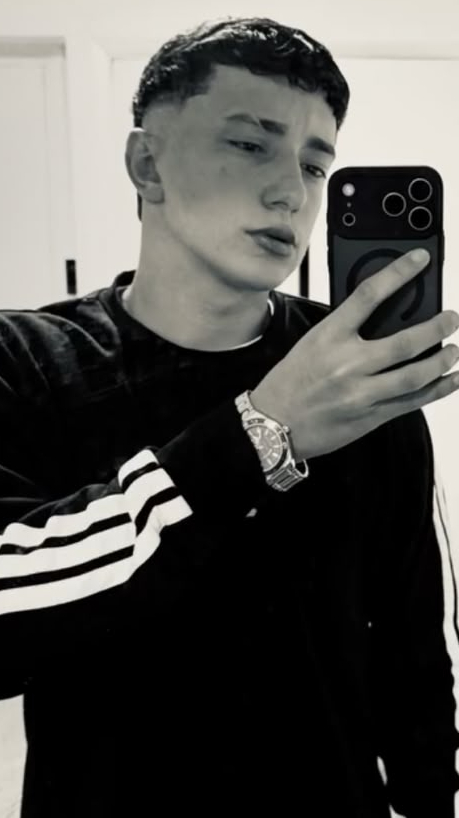
#> input picture assets/caras/extravirgen2.jpeg, 459 x 818 px, found by its file name
$ python extravirgen.py
#> lines starting #> are read from the running program, lines starting #| are printed output that depends on the picture
"""El Extravirgen (el preso que conocés en el C.O.M.C.A.R.): la cara de su foto de frente (la blanco y
negro, assets/caras/extravirgen2.jpeg), de las cejas al mentón, coloreada con su tono de piel (el de
la otra foto). Todo acá, sin servicios externos.

    python3 herramientas/extravirgen.py [carpeta de salida, por defecto prueba/assets]
"""
import sys
import numpy as np
from PIL import Image, ImageOps, ImageFilter

SAL = sys.argv[1] if len(sys.argv) > 1 else 'prueba/assets'
g = ImageOps.grayscale(Image.open('assets/caras/extravirgen2.jpeg')).crop((136, 70, 312, 246)).resize((256, 256), Image.LANCZOS)
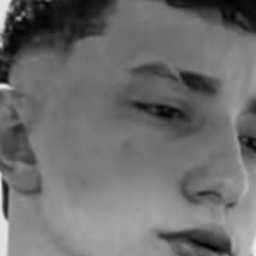
#> g: PIL image 256x256 L; min 1, max 234, mean 109.5
L = np.asarray(ImageOps.autocontrast(g, cutoff=1), np.float32) / 255
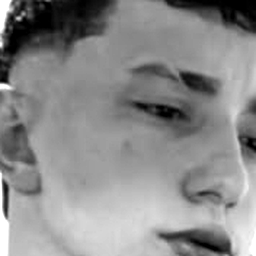
#> L: shape (256, 256) float32; min 0, max 1, mean 0.544
# Del negro (pelo, sombras) al tono de su piel en las luces.
sombra = np.array([28, 20, 16], np.float32)
piel = np.array([224, 178, 150], np.float32)
rgb = sombra + (piel - sombra) * L[..., None] ** 0.9
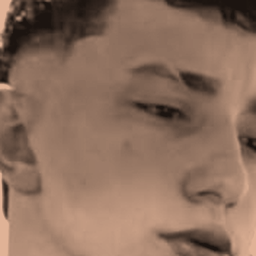
#> rgb: shape (256, 256, 3) float32; mean of channels 0, 1, 2 140.4, 110.6, 92.8; drawn as R, G, B
Image.fromarray(rgb.clip(0, 255).astype(np.uint8)).filter(ImageFilter.UnsharpMask(2, 50, 2)).save(f'{SAL}/caras/extravirgen.jpeg', quality=92)
print('listo: cara del Extravirgen')

$ run again, with assets/caras/extravirgen1.jpeg copied over assets/caras/extravirgen2.jpeg
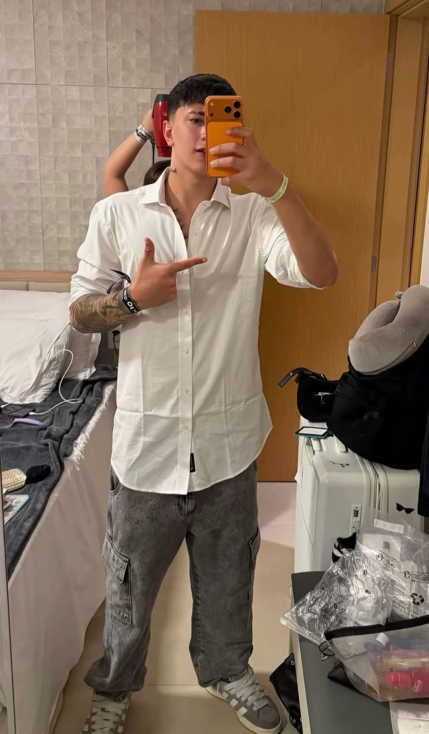
#> input picture assets/caras/extravirgen1.jpeg, 858 x 1467 px, found by its file name (shown at 1/2 size)
#> `L = np.asarray(ImageOps.autocontrast(g, cutoff=1), np.float32) / 255`:
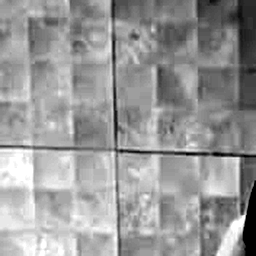
#> L: shape (256, 256) float32; min 0, max 1, mean 0.599
#> `rgb = sombra + (piel - sombra) * L[..., None] ** 0.9`:
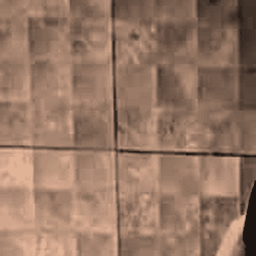
#> rgb: shape (256, 256, 3) float32; mean of channels 0, 1, 2 150.9, 119, 100; drawn as R, G, B
